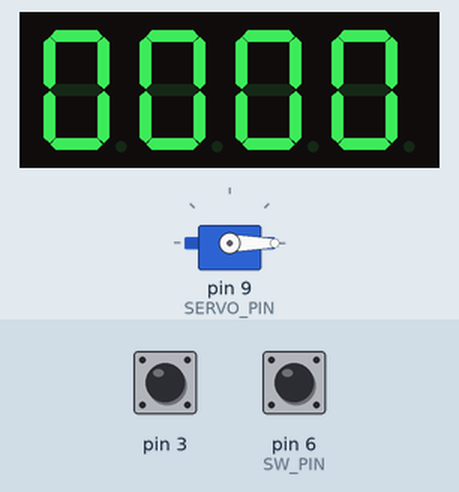
Recording of a sketch running on a simulated Arduino Uno, built with avr-gcc and run on an emulated ATmega328P. Parts: 4-digit seven-segment display, servo. The inputs (shaded band) are chosen by the test bench; at power-on: pin 6 (SW_PIN) HIGH, pin 3 HIGH.

Above: at 1.2 s.
1.3 s: pin 6 (SW_PIN) pulled LOW for 3.2 s
At 2.3 s:
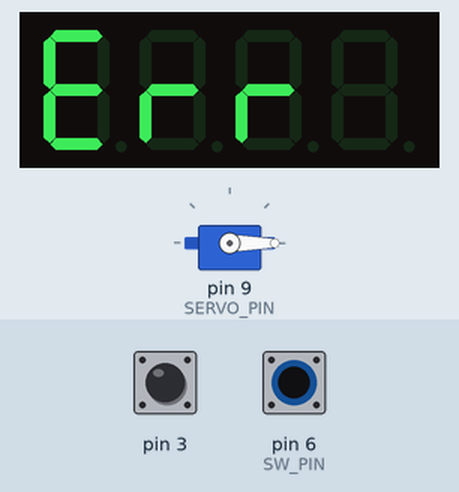
6.9 s: pin 3 pulled LOW for 0.15 s
At 7.7 s:
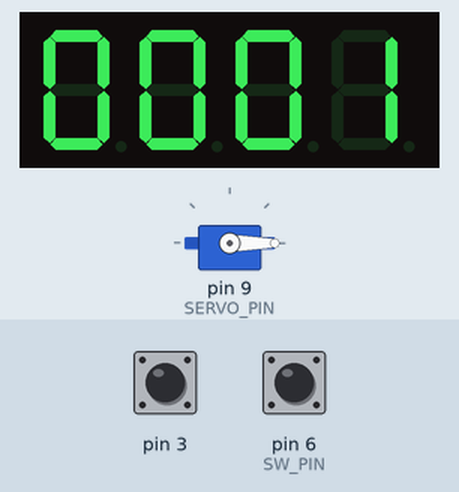
8.5 s: pin 6 (SW_PIN) pulled LOW for 0.15 s
At 9.1 s:
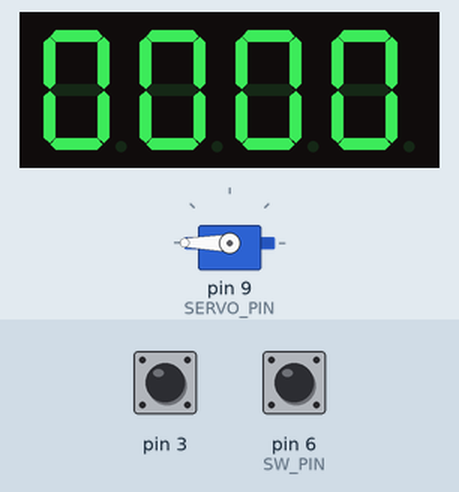
11.6 s: pin 6 (SW_PIN) pulled LOW for 1 s
At 12.6 s:
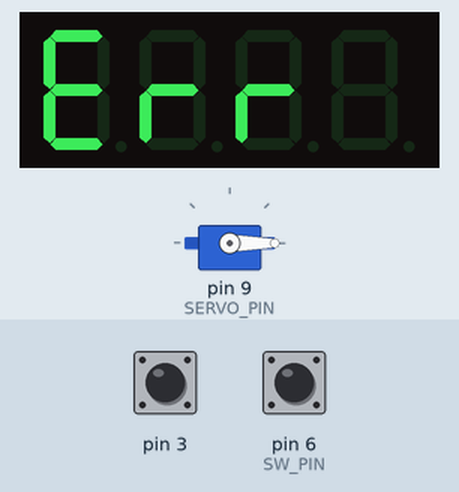
Timing chart, 0 to 14.6 s (numbered marks = the images above; inputs shaded):
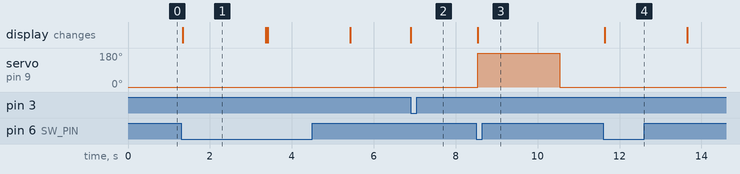

Measured:
- after the input at 1.3 s, the display: changes at once (image 1)
- after the input at 6.9 s, the display: changes at once (image 2)
- after the input at 8.5 s, servo on pin 9 (SERVO_PIN): 0° → 180° at once, → 0° 2.0 s later; the display: changes at once (image 3)
- after the input at 11.6 s, the display: changes at once (image 4)
- what the display in image 1 shows lasts 2.1 s, from 1.3 s to 3.4 s

The sketch:

gatya.ino
```cpp
#include "TM1637.h"
#include <Servo.h>
  /**
   * TIPS:割り込み関数
   * attachInterrupt(int,fun,mode);
   * int: 割り込み番号
   *  UNOの場合の割込みPIN1は：0(D2ピン)、1(D3ピン)
   * fun: 割り込みする関数
   *  引数も戻り値もなしとする。
   * mode: 割り込み関数を実行するための条件
   *  HIGH：ピンの値がHIGHのとき
   *  LOW：ピンの値がLOWのとき
   *  RISING：ピンの値がHIGHからLOWに変化したとき
   *  FALLING：ピンの値がLOWからHIGHに変化したとき
   *  CHANGE：ピンの値が変化したとき
   */

/**
 * 定数
 */
// 7セグ表示ピン
#define DISP_CLK 2 // 黄色(CLK)
#define DISP_DIO 7 // DIOは標準入出力のこと

// サーボのピン番号
#define SERVO_PIN 9
// スイッチのピン
#define SW_PIN 6 // FIXME: 適当なPINに変える
// コインカウントピン...割り込み関数の為D3だが値は1
#define COIN_PIN 1 // D3

/**
 *  変数
 */
// スイッチの状態
int swStatus = 0;
// コインカウント用
unsigned int coinCount;
// デイスプレイ用配列
int8_t ListDisp[4];

// サーボのインスタンス
Servo servo;

// etc
TM1637 tm1637(DISP_CLK, DISP_DIO);

// チャタリング対策
volatile unsigned long time_prev = 0, time_now;
unsigned long time_chat = 40;

/**
 * メイン
 */
void loop() {
  //displayリセット
  changeDisplay();
  // スイッチの状態確認
  if(digitalRead(SW_PIN) == LOW)pushSw();
}

//---------スイッチ

/**
 * ボタンを押された際の処理
 */
void pushSw(){
  //coinが入ってるかチェック
  if(coinCount > 0){
    // コインカウントを減らす
    coinCount--;
    changeDisplay();
    // ガチャ起動
    gachaAct();
  }else{
    char err_msg[] = "Err";
    // 入ってなかったらエラーを知らせる
    tm1637.displayStr(err_msg);
    delay(2000);
    changeDisplay();
  }
}

//---------コイン（割り込み）

/**
 * コインが投入された際の処理
 */
void coinInsert(){
  time_now = millis(); //現在の割り込み時刻を取得
  if( time_now-time_prev > time_chat){
      coinCount++;
      // コインカウントの表示を変更
      changeDisplay();
  }
  time_prev = time_now; //現在の割り込み時刻を前回の割り込み時刻へコピー
}


//---------ディスプレイ表示

/**
 * ディスプレイ表示などの関数を制御
 */
void changeDisplay(){
  // 画面表示をcoinCountの値にする

  //10進数に変換して1文字ずつ配列に入れなければいけない
  // 1の位
  ListDisp[0] = coinCount % 10 > 0 ? ( coinCount % 10 ) : 0 ;
  // 10の位
  ListDisp[1] = ( coinCount / 10 ) % 10 > 0 ? ( coinCount / 10 ) % 10 : 0 ;
  // 100の位
  ListDisp[2] = ( coinCount / 100 ) % 10 > 0 ? ( coinCount / 100 ) % 10 : 0 ;
  // 1000の位
  ListDisp[3] = ( coinCount / 1000 ) % 10 > 0 ? ( coinCount / 1000 ) % 10 : 0 ;

  //画面出力
  tm1637.display(3, ListDisp[0]);
  tm1637.display(2, ListDisp[1]);
  tm1637.display(1, ListDisp[2]);
  tm1637.display(0, ListDisp[3]);
}

/**
 * セットアップ
 */
void setup() {
  // コインカウントの割り込みピンのプルアップ設定
  pinMode(3,INPUT_PULLUP);
    // コイン投入感知(割り込み設定)
  attachInterrupt(COIN_PIN,coinInsert,FALLING);
  //7セグ表示初期化
  tm1637.init();
  tm1637.set(BRIGHT_TYPICAL);//BRIGHT_TYPICAL = 2,BRIGHT_DARKEST = 0,BRIGHTEST = 7;
  // サーボ初期化
  servo.attach(SERVO_PIN);
  servo.write(0);
  // スイッチ入力受付
  pinMode(SW_PIN, INPUT_PULLUP);
  coinCount = 0;
}

//---------メイン系

/**
 *  ガチャガチャ起動
 */
void gachaAct(){
  // music
  // 回転制御
  spin();
  // コインカウントの表示を変更
  changeDisplay();
}

/**
 * 回転制御
 */
void spin(){
    servo.write(180);
  delay(2000);
  servo.write(0);
  delay(1000);
}
```
